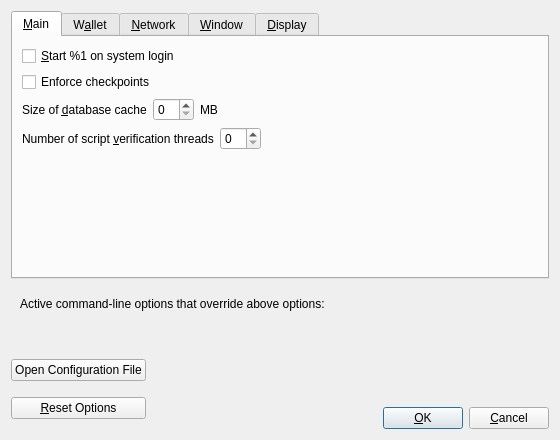
<?xml version="1.0" encoding="UTF-8"?>
<ui version="4.0">
 <class>OptionsDialog</class>
 <widget class="QDialog" name="OptionsDialog">
  <property name="geometry">
   <rect>
    <x>0</x>
    <y>0</y>
    <width>560</width>
    <height>440</height>
   </rect>
  </property>
  <property name="windowTitle">
   <string>Options</string>
  </property>
  <property name="modal">
   <bool>true</bool>
  </property>
  <layout class="QVBoxLayout" name="verticalLayout">
   <item>
    <widget class="QTabWidget" name="tabWidget">
     <property name="currentIndex">
      <number>0</number>
     </property>
     <widget class="QWidget" name="tabMain">
      <attribute name="title">
       <string>&amp;Main</string>
      </attribute>
      <layout class="QVBoxLayout" name="verticalLayout_Main">
       <item>
        <widget class="QCheckBox" name="bitcoinAtStartup">
         <property name="toolTip">
          <string>Automatically start %1 after logging in to the system.</string>
         </property>
         <property name="text">
          <string>&amp;Start %1 on system login</string>
         </property>
        </widget>
       </item>
       <item>
        <widget class="QCheckBox" name="checkpointEnforce">
         <property name="toolTip">
          <string>Check this box to follow the centrally issued checkpoints.</string>
         </property>
         <property name="text">
          <string>Enforce checkpoints</string>
         </property>
        </widget>
       </item>
       <item>
        <layout class="QHBoxLayout" name="horizontalLayout_2_Main">
         <item>
          <widget class="QLabel" name="databaseCacheLabel">
           <property name="text">
            <string>Size of &amp;database cache</string>
           </property>
           <property name="textFormat">
            <enum>Qt::PlainText</enum>
           </property>
           <property name="buddy">
            <cstring>databaseCache</cstring>
           </property>
          </widget>
         </item>
         <item>
          <widget class="QSpinBox" name="databaseCache"/>
         </item>
         <item>
          <widget class="QLabel" name="databaseCacheUnitLabel">
           <property name="text">
            <string>MB</string>
           </property>
           <property name="textFormat">
            <enum>Qt::PlainText</enum>
           </property>
          </widget>
         </item>
         <item>
          <spacer name="horizontalSpacer_2_Main">
           <property name="orientation">
            <enum>Qt::Horizontal</enum>
           </property>
           <property name="sizeHint" stdset="0">
            <size>
             <width>40</width>
             <height>20</height>
            </size>
           </property>
          </spacer>
         </item>
        </layout>
       </item>
       <item>
        <layout class="QHBoxLayout" name="horizontalLayout_3_Main">
         <item>
          <widget class="QLabel" name="threadsScriptVerifLabel">
           <property name="text">
            <string>Number of script &amp;verification threads</string>
           </property>
           <property name="textFormat">
            <enum>Qt::PlainText</enum>
           </property>
           <property name="buddy">
            <cstring>threadsScriptVerif</cstring>
           </property>
          </widget>
         </item>
         <item>
          <widget class="QSpinBox" name="threadsScriptVerif">
           <property name="toolTip">
            <string>(0 = auto, &lt;0 = leave that many cores free)</string>
           </property>
          </widget>
         </item>
         <item>
          <spacer name="horizontalSpacer_3_Main">
           <property name="orientation">
            <enum>Qt::Horizontal</enum>
           </property>
           <property name="sizeHint" stdset="0">
            <size>
             <width>40</width>
             <height>20</height>
            </size>
           </property>
          </spacer>
         </item>
        </layout>
       </item>
       <item>
        <spacer name="verticalSpacer_Main">
         <property name="orientation">
          <enum>Qt::Vertical</enum>
         </property>
         <property name="sizeHint" stdset="0">
          <size>
           <width>20</width>
           <height>40</height>
          </size>
         </property>
        </spacer>
       </item>
      </layout>
     </widget>
     <widget class="QWidget" name="tabWallet">
      <attribute name="title">
       <string>W&amp;allet</string>
      </attribute>
      <layout class="QVBoxLayout" name="verticalLayout_Wallet">
       <item>
        <widget class="QGroupBox" name="groupBox">
         <property name="title">
          <string>Expert</string>
         </property>
         <layout class="QVBoxLayout" name="verticalLayout_2">
          <item>
           <widget class="QCheckBox" name="coinControlFeatures">
            <property name="toolTip">
             <string>Whether to show coin control features or not.</string>
            </property>
            <property name="text">
             <string>Enable coin &amp;control features</string>
            </property>
           </widget>
          </item>
          <item>
           <widget class="QCheckBox" name="spendZeroConfChange">
            <property name="toolTip">
             <string>If you disable the spending of unconfirmed change, the change from a transaction cannot be used until that transaction has at least one confirmation. This also affects how your balance is computed.</string>
            </property>
            <property name="text">
             <string>&amp;Spend unconfirmed change</string>
            </property>
           </widget>
          </item>
         </layout>
        </widget>
       </item>
       <item>
        <spacer name="verticalSpacer_Wallet">
         <property name="orientation">
          <enum>Qt::Vertical</enum>
         </property>
         <property name="sizeHint" stdset="0">
          <size>
           <width>20</width>
           <height>40</height>
          </size>
         </property>
        </spacer>
       </item>
      </layout>
     </widget>
     <widget class="QWidget" name="tabNetwork">
      <attribute name="title">
       <string>&amp;Network</string>
      </attribute>
      <layout class="QVBoxLayout" name="verticalLayout_Network">
       <item>
        <widget class="QCheckBox" name="mapPortUpnp">
         <property name="toolTip">
          <string>Automatically open the CMC client port on the router. This only works when your router supports UPnP and it is enabled.</string>
         </property>
         <property name="text">
          <string>Map port using &amp;UPnP</string>
         </property>
        </widget>
       </item>
       <item>
        <widget class="QCheckBox" name="allowIncoming">
         <property name="toolTip">
          <string>Accept connections from outside.</string>
         </property>
         <property name="text">
          <string>Allow incomin&amp;g connections</string>
         </property>
        </widget>
       </item>
       <item>
        <widget class="QCheckBox" name="connectSocks">
         <property name="toolTip">
          <string>Connect to the CMC network through a SOCKS5 proxy.</string>
         </property>
         <property name="text">
          <string>&amp;Connect through SOCKS5 proxy (default proxy):</string>
         </property>
        </widget>
       </item>
       <item>
        <layout class="QHBoxLayout" name="horizontalLayout_1_Network">
         <item>
          <widget class="QLabel" name="proxyIpLabel">
           <property name="text">
            <string>Proxy &amp;IP:</string>
           </property>
           <property name="textFormat">
            <enum>Qt::PlainText</enum>
           </property>
           <property name="buddy">
            <cstring>proxyIp</cstring>
           </property>
          </widget>
         </item>
         <item>
          <widget class="QValidatedLineEdit" name="proxyIp">
           <property name="minimumSize">
            <size>
             <width>140</width>
             <height>0</height>
            </size>
           </property>
           <property name="maximumSize">
            <size>
             <width>140</width>
             <height>16777215</height>
            </size>
           </property>
           <property name="toolTip">
            <string>IP address of the proxy (e.g. IPv4: 127.0.0.1 / IPv6: ::1)</string>
           </property>
          </widget>
         </item>
         <item>
          <widget class="QLabel" name="proxyPortLabel">
           <property name="text">
            <string>&amp;Port:</string>
           </property>
           <property name="textFormat">
            <enum>Qt::PlainText</enum>
           </property>
           <property name="buddy">
            <cstring>proxyPort</cstring>
           </property>
          </widget>
         </item>
         <item>
          <widget class="QLineEdit" name="proxyPort">
           <property name="minimumSize">
            <size>
             <width>55</width>
             <height>0</height>
            </size>
           </property>
           <property name="maximumSize">
            <size>
             <width>55</width>
             <height>16777215</height>
            </size>
           </property>
           <property name="toolTip">
            <string>Port of the proxy (e.g. 9050)</string>
           </property>
          </widget>
         </item>
         <item>
          <spacer name="horizontalSpacer_1_Network">
           <property name="orientation">
            <enum>Qt::Horizontal</enum>
           </property>
           <property name="sizeHint" stdset="0">
            <size>
             <width>40</width>
             <height>20</height>
            </size>
           </property>
          </spacer>
         </item>
        </layout>
       </item>
       <item>
        <layout class="QHBoxLayout" name="horizontalLayout_2_Network">
         <item>
          <widget class="QLabel" name="proxyActiveNets">
           <property name="text">
            <string>Used for reaching peers via:</string>
           </property>
           <property name="textFormat">
            <enum>Qt::PlainText</enum>
           </property>
          </widget>
         </item>
         <item>
          <widget class="QCheckBox" name="proxyReachIPv4">
           <property name="enabled">
            <bool>false</bool>
           </property>
           <property name="toolTip">
            <string>Shows if the supplied default SOCKS5 proxy is used to reach peers via this network type.</string>
           </property>
           <property name="text">
            <string/>
           </property>
          </widget>
         </item>
         <item>
          <widget class="QLabel" name="proxyReachIPv4Label">
           <property name="text">
            <string>IPv4</string>
           </property>
           <property name="textFormat">
            <enum>Qt::PlainText</enum>
           </property>
          </widget>
         </item>
         <item>
          <widget class="QCheckBox" name="proxyReachIPv6">
           <property name="enabled">
            <bool>false</bool>
           </property>
           <property name="toolTip">
            <string>Shows if the supplied default SOCKS5 proxy is used to reach peers via this network type.</string>
           </property>
           <property name="text">
            <string/>
           </property>
          </widget>
         </item>
         <item>
          <widget class="QLabel" name="proxyReachIPv6Label">
           <property name="text">
            <string>IPv6</string>
           </property>
           <property name="textFormat">
            <enum>Qt::PlainText</enum>
           </property>
          </widget>
         </item>
         <item>
          <widget class="QCheckBox" name="proxyReachTor">
           <property name="enabled">
            <bool>false</bool>
           </property>
           <property name="toolTip">
            <string>Shows if the supplied default SOCKS5 proxy is used to reach peers via this network type.</string>
           </property>
           <property name="text">
            <string/>
           </property>
          </widget>
         </item>
         <item>
          <widget class="QLabel" name="proxyReachTorLabel">
           <property name="text">
            <string>Tor</string>
           </property>
           <property name="textFormat">
            <enum>Qt::PlainText</enum>
           </property>
          </widget>
         </item>
         <item>
          <spacer name="horizontalSpacer_2_Network">
           <property name="orientation">
            <enum>Qt::Horizontal</enum>
           </property>
           <property name="sizeHint" stdset="0">
            <size>
             <width>40</width>
             <height>20</height>
            </size>
           </property>
          </spacer>
         </item>
        </layout>
       </item>
       <item>
        <widget class="QCheckBox" name="connectSocksTor">
         <property name="toolTip">
          <string>Connect to the CMC network through a separate SOCKS5 proxy for Tor hidden services.</string>
         </property>
         <property name="text">
          <string>Use separate SOCKS&amp;5 proxy to reach peers via Tor hidden services:</string>
         </property>
        </widget>
       </item>
       <item>
        <layout class="QHBoxLayout" name="horizontalLayout_3_Network">
         <item>
          <widget class="QLabel" name="proxyIpTorLabel">
           <property name="text">
            <string>Proxy &amp;IP:</string>
           </property>
           <property name="textFormat">
            <enum>Qt::PlainText</enum>
           </property>
           <property name="buddy">
            <cstring>proxyIpTor</cstring>
           </property>
          </widget>
         </item>
         <item>
          <widget class="QValidatedLineEdit" name="proxyIpTor">
           <property name="minimumSize">
            <size>
             <width>140</width>
             <height>0</height>
            </size>
           </property>
           <property name="maximumSize">
            <size>
             <width>140</width>
             <height>16777215</height>
            </size>
           </property>
           <property name="toolTip">
            <string>IP address of the proxy (e.g. IPv4: 127.0.0.1 / IPv6: ::1)</string>
           </property>
          </widget>
         </item>
         <item>
          <widget class="QLabel" name="proxyPortTorLabel">
           <property name="text">
            <string>&amp;Port:</string>
           </property>
           <property name="textFormat">
            <enum>Qt::PlainText</enum>
           </property>
           <property name="buddy">
            <cstring>proxyPortTor</cstring>
           </property>
          </widget>
         </item>
         <item>
          <widget class="QLineEdit" name="proxyPortTor">
           <property name="minimumSize">
            <size>
             <width>55</width>
             <height>0</height>
            </size>
           </property>
           <property name="maximumSize">
            <size>
             <width>55</width>
             <height>16777215</height>
            </size>
           </property>
           <property name="toolTip">
            <string>Port of the proxy (e.g. 9050)</string>
           </property>
          </widget>
         </item>
         <item>
          <spacer name="horizontalSpacer_4_Network">
           <property name="orientation">
            <enum>Qt::Horizontal</enum>
           </property>
           <property name="sizeHint" stdset="0">
            <size>
             <width>40</width>
             <height>20</height>
            </size>
           </property>
          </spacer>
         </item>
        </layout>
       </item>
       <item>
        <spacer name="verticalSpacer_Network">
         <property name="orientation">
          <enum>Qt::Vertical</enum>
         </property>
         <property name="sizeHint" stdset="0">
          <size>
           <width>20</width>
           <height>40</height>
          </size>
         </property>
        </spacer>
       </item>
      </layout>
     </widget>
     <widget class="QWidget" name="tabWindow">
      <attribute name="title">
       <string>&amp;Window</string>
      </attribute>
      <layout class="QVBoxLayout" name="verticalLayout_Window">
       <item>
        <widget class="QCheckBox" name="hideTrayIcon">
         <property name="toolTip">
          <string>Hide the icon from the system tray.</string>
         </property>
         <property name="text">
          <string>&amp;Hide tray icon</string>
         </property>
        </widget>
       </item>
       <item>
        <widget class="QCheckBox" name="minimizeToTray">
         <property name="toolTip">
          <string>Show only a tray icon after minimizing the window.</string>
         </property>
         <property name="text">
          <string>&amp;Minimize to the tray instead of the taskbar</string>
         </property>
        </widget>
       </item>
       <item>
        <widget class="QCheckBox" name="minimizeOnClose">
         <property name="toolTip">
          <string>Minimize instead of exit the application when the window is closed. When this option is enabled, the application will be closed only after selecting Exit in the menu.</string>
         </property>
         <property name="text">
          <string>M&amp;inimize on close</string>
         </property>
        </widget>
       </item>
       <item>
        <spacer name="verticalSpacer_Window">
         <property name="orientation">
          <enum>Qt::Vertical</enum>
         </property>
         <property name="sizeHint" stdset="0">
          <size>
           <width>20</width>
           <height>40</height>
          </size>
         </property>
        </spacer>
       </item>
      </layout>
     </widget>
     <widget class="QWidget" name="tabDisplay">
      <attribute name="title">
       <string>&amp;Display</string>
      </attribute>
      <layout class="QVBoxLayout" name="verticalLayout_Display">
       <item>
        <layout class="QHBoxLayout" name="horizontalLayout_1_Display">
         <item>
          <widget class="QLabel" name="langLabel">
           <property name="text">
            <string>User Interface &amp;language:</string>
           </property>
           <property name="textFormat">
            <enum>Qt::PlainText</enum>
           </property>
           <property name="buddy">
            <cstring>lang</cstring>
           </property>
          </widget>
         </item>
         <item>
          <widget class="QValueComboBox" name="lang">
           <property name="toolTip">
            <string>The user interface language can be set here. This setting will take effect after restarting %1.</string>
           </property>
          </widget>
         </item>
        </layout>
       </item>
       <item>
        <layout class="QHBoxLayout" name="horizontalLayout_2_Display">
         <item>
          <widget class="QLabel" name="unitLabel">
           <property name="text">
            <string>&amp;Unit to show amounts in:</string>
           </property>
           <property name="textFormat">
            <enum>Qt::PlainText</enum>
           </property>
           <property name="buddy">
            <cstring>unit</cstring>
           </property>
          </widget>
         </item>
         <item>
          <widget class="QValueComboBox" name="unit">
           <property name="toolTip">
            <string>Choose the default subdivision unit to show in the interface and when sending coins.</string>
           </property>
          </widget>
         </item>
        </layout>
       </item>
       <item>
        <layout class="QHBoxLayout" name="horizontalLayout_3_Display">
         <item>
          <widget class="QLabel" name="thirdPartyTxUrlsLabel">
           <property name="toolTip">
            <string>Third party URLs (e.g. a block explorer) that appear in the transactions tab as context menu items. %s in the URL is replaced by transaction hash. Multiple URLs are separated by vertical bar |.</string>
           </property>
           <property name="text">
            <string>&amp;Third party transaction URLs</string>
           </property>
           <property name="buddy">
            <cstring>thirdPartyTxUrls</cstring>
           </property>
          </widget>
         </item>
         <item>
          <widget class="QLineEdit" name="thirdPartyTxUrls">
           <property name="toolTip">
            <string>Third party URLs (e.g. a block explorer) that appear in the transactions tab as context menu items. %s in the URL is replaced by transaction hash. Multiple URLs are separated by vertical bar |.</string>
           </property>
          </widget>
         </item>
        </layout>
       </item>
       <item>
        <spacer name="verticalSpacer_Display">
         <property name="orientation">
          <enum>Qt::Vertical</enum>
         </property>
         <property name="sizeHint" stdset="0">
          <size>
           <width>20</width>
           <height>40</height>
          </size>
         </property>
        </spacer>
       </item>
      </layout>
     </widget>
    </widget>
   </item>
   <item>
    <widget class="QFrame" name="frame">
     <layout class="QVBoxLayout" name="verticalLayout_Bottom">
      <item>
       <layout class="QHBoxLayout" name="horizontalLayout_Bottom">
        <item>
         <widget class="QLabel" name="overriddenByCommandLineInfoLabel">
          <property name="text">
           <string>Active command-line options that override above options:</string>
          </property>
          <property name="textFormat">
           <enum>Qt::PlainText</enum>
          </property>
         </widget>
        </item>
        <item>
         <spacer name="horizontalSpacer_Bottom">
          <property name="orientation">
           <enum>Qt::Horizontal</enum>
          </property>
          <property name="sizeHint" stdset="0">
           <size>
            <width>40</width>
            <height>20</height>
           </size>
          </property>
         </spacer>
        </item>
       </layout>
      </item>
      <item>
       <widget class="QLabel" name="overriddenByCommandLineLabel">
        <property name="text">
         <string/>
        </property>
        <property name="textFormat">
         <enum>Qt::PlainText</enum>
        </property>
        <property name="wordWrap">
         <bool>true</bool>
        </property>
       </widget>
      </item>
     </layout>
    </widget>
   </item>
   <item>
    <layout class="QHBoxLayout" name="horizontalLayout_Buttons">
     <item>
      <layout class="QVBoxLayout" name="verticalLayout_Buttons">
       <item>
        <widget class="QPushButton" name="openBitcoinConfButton">
         <property name="toolTip">
          <string>Open the %1 configuration file from the working directory.</string>
         </property>
         <property name="text">
          <string>Open Configuration File</string>
         </property>
         <property name="autoDefault">
          <bool>false</bool>
         </property>
        </widget>
       </item>
       <item>
        <widget class="QPushButton" name="resetButton">
         <property name="toolTip">
          <string>Reset all client options to default.</string>
         </property>
         <property name="text">
          <string>&amp;Reset Options</string>
         </property>
         <property name="autoDefault">
          <bool>false</bool>
         </property>
        </widget>
       </item>
      </layout>
     </item>
     <item>
      <spacer name="horizontalSpacer_1">
       <property name="orientation">
        <enum>Qt::Horizontal</enum>
       </property>
       <property name="sizeHint" stdset="0">
        <size>
         <width>40</width>
         <height>48</height>
        </size>
       </property>
      </spacer>
     </item>
     <item>
      <widget class="QLabel" name="statusLabel">
       <property name="minimumSize">
        <size>
         <width>200</width>
         <height>0</height>
        </size>
       </property>
       <property name="font">
        <font>
         <weight>75</weight>
         <bold>true</bold>
        </font>
       </property>
       <property name="text">
        <string/>
       </property>
       <property name="textFormat">
        <enum>Qt::PlainText</enum>
       </property>
       <property name="wordWrap">
        <bool>true</bool>
       </property>
      </widget>
     </item>
     <item>
      <spacer name="horizontalSpacer_2">
       <property name="orientation">
        <enum>Qt::Horizontal</enum>
       </property>
       <property name="sizeHint" stdset="0">
        <size>
         <width>40</width>
         <height>48</height>
        </size>
       </property>
      </spacer>
     </item>
     <item>
      <layout class="QVBoxLayout" name="verticalLayout_4">
       <item>
        <spacer name="verticalSpacer">
         <property name="orientation">
          <enum>Qt::Vertical</enum>
         </property>
         <property name="sizeHint" stdset="0">
          <size>
           <width>20</width>
           <height>40</height>
          </size>
         </property>
        </spacer>
       </item>
       <item>
        <layout class="QHBoxLayout" name="horizontalLayout">
         <item>
          <widget class="QPushButton" name="okButton">
           <property name="text">
            <string>&amp;OK</string>
           </property>
           <property name="autoDefault">
            <bool>false</bool>
           </property>
           <property name="default">
            <bool>true</bool>
           </property>
          </widget>
         </item>
         <item>
          <widget class="QPushButton" name="cancelButton">
           <property name="text">
            <string>&amp;Cancel</string>
           </property>
           <property name="autoDefault">
            <bool>false</bool>
           </property>
          </widget>
         </item>
        </layout>
       </item>
      </layout>
     </item>
    </layout>
   </item>
  </layout>
 </widget>
 <customwidgets>
  <customwidget>
   <class>QValidatedLineEdit</class>
   <extends>QLineEdit</extends>
   <header>qt/qvalidatedlineedit.h</header>
  </customwidget>
  <customwidget>
   <class>QValueComboBox</class>
   <extends>QComboBox</extends>
   <header>qt/qvaluecombobox.h</header>
  </customwidget>
 </customwidgets>
 <resources/>
 <connections/>
</ui>
